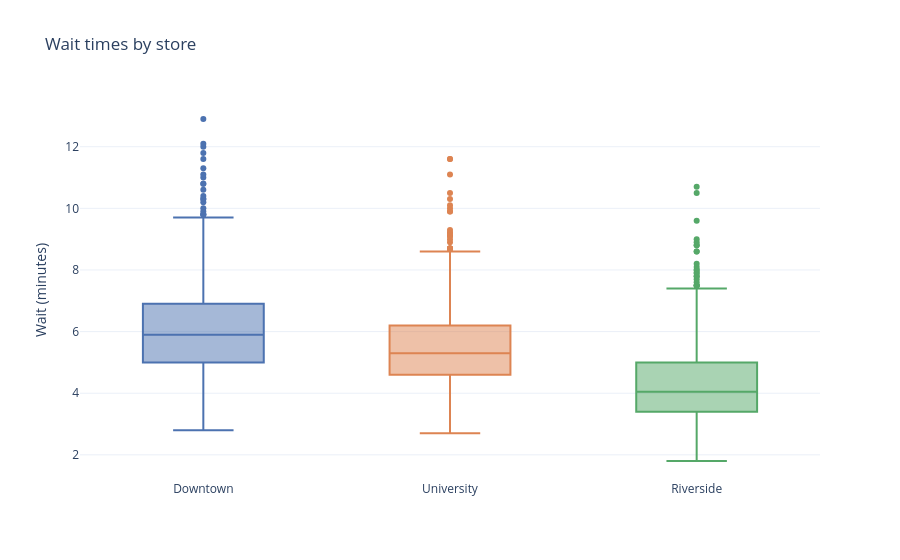

The code cell stored with this chart in its notebook:
### Markdown cell above
### Distributions: box plots

### Code cell
fig = px.box(orders, x="store", y="wait_min", color="store",
             category_orders={"store": store_order},
             color_discrete_map=STORE_COLORS,
             labels={"wait_min": "Wait (minutes)", "store": ""},
             title="Wait times by store")
fig.update_layout(showlegend=False)
fig.show()

### Figure 1 — Plotly figure (JSON) as saved in the notebook; plotly's stock layout.template omitted (floating-point values rounded to 4 significant figures; data arrays with more than 128 entries replaced by an {"elided": "..."} marker saying what was removed)
{"data": [{"alignmentgroup": "True", "hovertemplate": "=%{x}<br>Wait (minutes)=%{y}<extra></extra>", "legendgroup": "Downtown", "marker": {"color": "#4C72B0"}, "name": "Downtown", "notched": false, "offsetgroup": "Downtown", "orientation": "v", "showlegend": true, "type": "box", "x": {"elided": "1308 str values"}, "x0": " ", "xaxis": "x", "y": {"elided": "1308 float values"}, "y0": " ", "yaxis": "y"}, {"alignmentgroup": "True", "hovertemplate": "=%{x}<br>Wait (minutes)=%{y}<extra></extra>", "legendgroup": "University", "marker": {"color": "#DD8452"}, "name": "University", "notched": false, "offsetgroup": "University", "orientation": "v", "showlegend": true, "type": "box", "x": {"elided": "978 str values"}, "x0": " ", "xaxis": "x", "y": {"elided": "978 float values"}, "y0": " ", "yaxis": "y"}, {"alignmentgroup": "True", "hovertemplate": "=%{x}<br>Wait (minutes)=%{y}<extra></extra>", "legendgroup": "Riverside", "marker": {"color": "#55A868"}, "name": "Riverside", "notched": false, "offsetgroup": "Riverside", "orientation": "v", "showlegend": true, "type": "box", "x": {"elided": "714 str values"}, "x0": " ", "xaxis": "x", "y": {"elided": "714 float values"}, "y0": " ", "yaxis": "y"}], "layout": {"boxmode": "overlay", "legend": {"title": {"text": ""}, "tracegroupgap": 0}, "showlegend": false, "title": {"text": "Wait times by store"}, "xaxis": {"anchor": "y", "categoryarray": ["Downtown", "University", "Riverside"], "categoryorder": "array", "domain": [0.0, 1.0], "title": {"text": ""}}, "yaxis": {"anchor": "x", "domain": [0.0, 1.0], "title": {"text": "Wait (minutes)"}}}}
